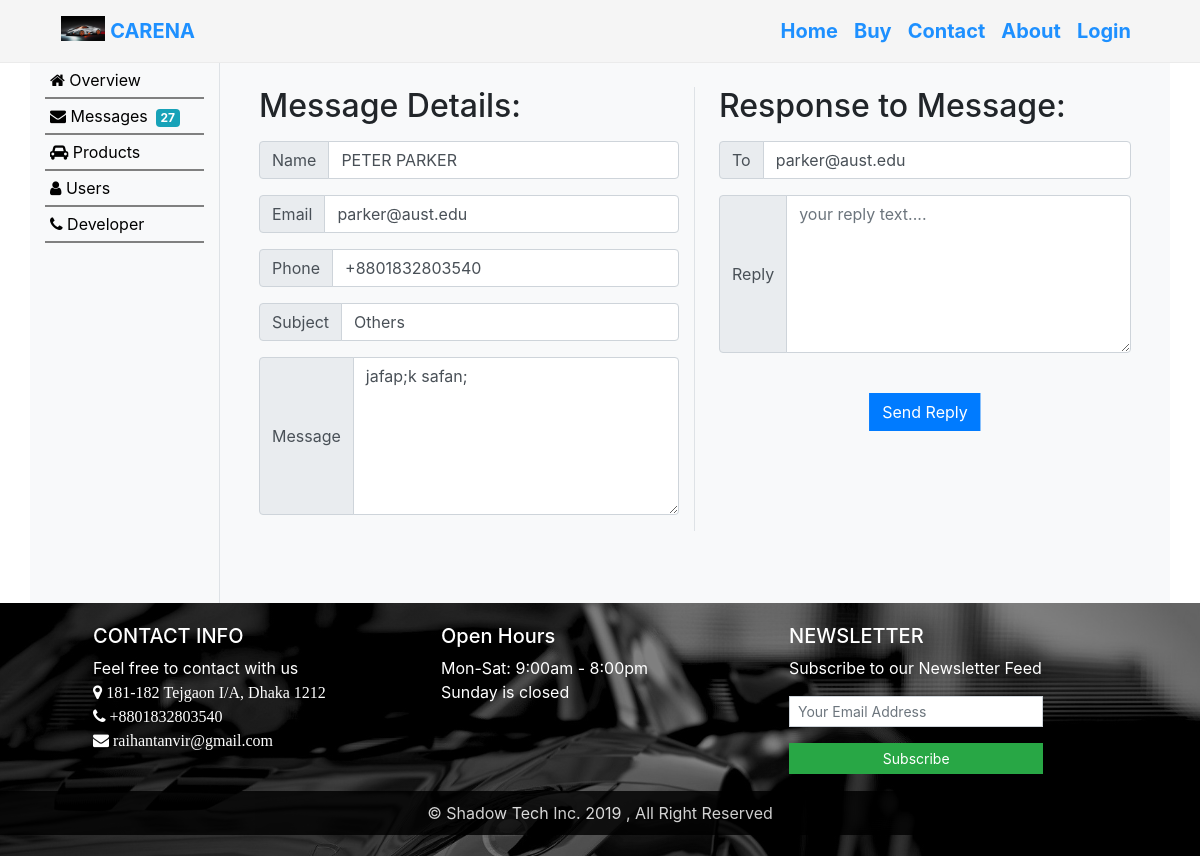
Page /admin.php?messages=1&view_message=1&message_id=32 on the committed database.
### tables this page shows
CREATE TABLE `contact_messages` (
  `message_id` int(11) NOT NULL,
  `uname` varchar(30) NOT NULL,
  `email` varchar(30) NOT NULL,
  `phone` varchar(20) NOT NULL,
  `subject` varchar(20) NOT NULL,
  `message` longtext NOT NULL,
  `status` int(1) DEFAULT '0',
  `date_added` datetime DEFAULT CURRENT_TIMESTAMP
);

### view_message.php (the view, shortened to what this page needs)
<?php
$link = mysqli_connect("localhost", "root", "", "carena");
if (isset($_GET['message_id'])) {
    $msg_id = $_GET['message_id'];
    $query = "SELECT * FROM contact_messages WHERE message_id=" . $msg_id;
    $result = mysqli_query($link, $query);
    $row = mysqli_fetch_array($result);
    $name = $row['uname'];
    $email = $row['email'];
    $msg = $row['message'];
    $phone=$row['phone'];
    $subject=$row['subject'];
} else {
    echo "failed";
}
echo "<div class='row p-4 mb-5'>
            <div class='col-md-6 border-right'>
              <h2 class=\" font-weight\">Message Details:</h2>
                <div class=\"input-group mb-3 mt-3\">
                       <div class=\"input-group-prepend\">
                            <span class=\"input-group-text\">Name</span>
                       </div>
                   <input disabled class='form-control  bg-white' value='$name'>
                </div>
                <div class=\"input-group mb-3\">
                       <div class=\"input-group-prepend\">
                            <span class=\"input-group-text\">Email</span>
                       </div>
                   <input disabled class='form-control  bg-white' value='$email'>
                </div>
                <div class=\"input-group mb-3\">
                       <div class=\"input-group-prepend\">
                            <span class=\"input-group-text\">Phone</span>
                       </div>
                   <input disabled class='form-control  bg-white' value='$phone'>
                </div>
                <div class=\"input-group mb-3\">
                     <div class=\"input-group-prepend\">
                          <span class=\"input-group-text\">Subject</span>
                     </div>
                     <input disabled class='form-control bg-white'  value='$subject'>
                </div>
                <div class=\"input-group mb-3\">
                       <div class=\"input-group-prepend\">
                            <span class=\"input-group-text\">Message</span>
                       </div>
                   <textarea disabled class='form-control  bg-white' rows='6'>$msg</textarea>
                </div>
             </div>
   <div class='col-md-6 pl-4'>
      <h2 class=\" font-weight\">Response to Message:</h2>
  <form class=\"form-group mt-3 \"   method=\"post\" enctype='multipart/form-data'>
                   <div class='input-group mb-3'>
                       <div class='input-group-prepend'>
                            <span class='input-group-text'>To</span>
                       </div>
                   <input disabled class='form-control  bg-white' name='toUser' value='$email'>
                </div>
                      <div class='input-group mb-3'>
                       <div class='input-group-prepend'>
                            <span class='input-group-text'>Reply</span>
                       </div>
                   <textarea name='replyMsg'class='form-control  bg-white' required rows='6' placeholder='your reply text....'></textarea>
                </div>
                         <br>
                        <input type=\"submit\" name=\"replyBtn\" value=\"Send Reply\"  class=\"btn btn-primary rounded-0 setMidHorizontal\">
                        <br>
                        <br>
                    </div>
                </div>
                </div>";
?>

### css/header.css (style rules this page uses)
.setMidHorizontal { position: relative; float: left; left: 50%; transform: translate(-50%); }

### rows in the picture
contact_messages: uname "PETER PARKER", email "parker@aust.edu", phone "+8801832803540", subject "Others", message "jafap;k safan;", toUser "parker@aust.edu"

### other values in the picture
$num_message "27"
